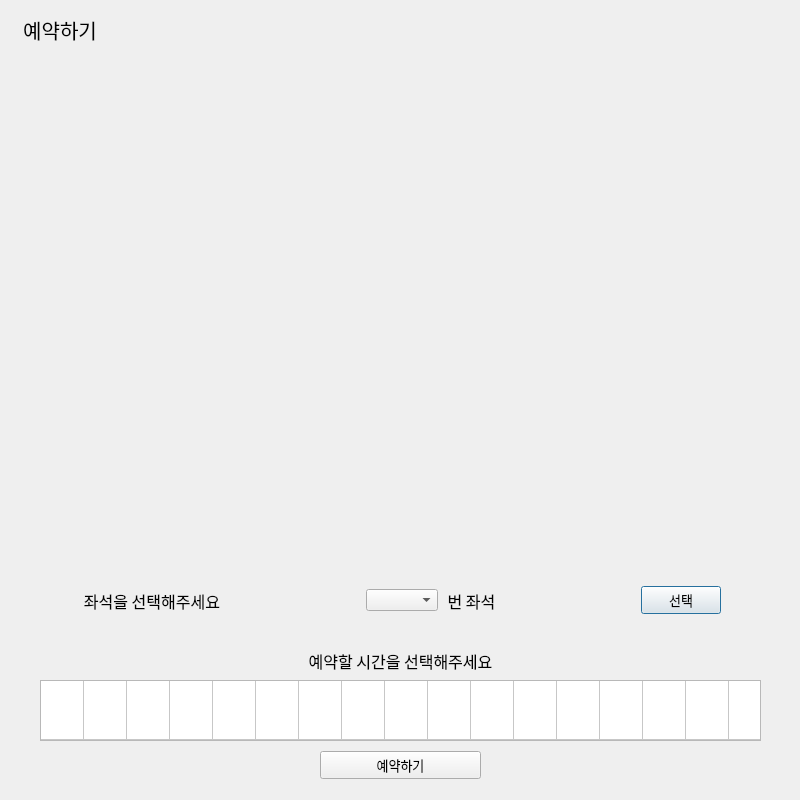
<?xml version="1.0" encoding="UTF-8"?>
<ui version="4.0">
 <class>window_31</class>
 <widget class="QDialog" name="window_31">
  <property name="geometry">
   <rect>
    <x>0</x>
    <y>0</y>
    <width>800</width>
    <height>800</height>
   </rect>
  </property>
  <property name="windowTitle">
   <string>Dialog</string>
  </property>
  <widget class="QTableWidget" name="tableWidget">
   <property name="geometry">
    <rect>
     <x>40</x>
     <y>680</y>
     <width>721</width>
     <height>61</height>
    </rect>
   </property>
   <property name="sizePolicy">
    <sizepolicy hsizetype="Fixed" vsizetype="Fixed">
     <horstretch>0</horstretch>
     <verstretch>0</verstretch>
    </sizepolicy>
   </property>
   <property name="font">
    <font>
     <weight>50</weight>
     <italic>false</italic>
     <bold>false</bold>
     <underline>false</underline>
     <strikeout>false</strikeout>
     <kerning>true</kerning>
    </font>
   </property>
   <property name="verticalScrollBarPolicy">
    <enum>Qt::ScrollBarAlwaysOff</enum>
   </property>
   <property name="horizontalScrollBarPolicy">
    <enum>Qt::ScrollBarAlwaysOff</enum>
   </property>
   <property name="dragDropOverwriteMode">
    <bool>true</bool>
   </property>
   <property name="selectionMode">
    <enum>QAbstractItemView::ContiguousSelection</enum>
   </property>
   <property name="selectionBehavior">
    <enum>QAbstractItemView::SelectItems</enum>
   </property>
   <property name="rowCount">
    <number>1</number>
   </property>
   <property name="columnCount">
    <number>24</number>
   </property>
   <attribute name="horizontalHeaderVisible">
    <bool>false</bool>
   </attribute>
   <attribute name="horizontalHeaderDefaultSectionSize">
    <number>43</number>
   </attribute>
   <attribute name="horizontalHeaderMinimumSectionSize">
    <number>0</number>
   </attribute>
   <attribute name="horizontalHeaderShowSortIndicator" stdset="0">
    <bool>false</bool>
   </attribute>
   <attribute name="horizontalHeaderStretchLastSection">
    <bool>false</bool>
   </attribute>
   <attribute name="verticalHeaderVisible">
    <bool>false</bool>
   </attribute>
   <attribute name="verticalHeaderStretchLastSection">
    <bool>true</bool>
   </attribute>
   <row/>
   <column/>
   <column/>
   <column/>
   <column/>
   <column/>
   <column/>
   <column/>
   <column/>
   <column/>
   <column/>
   <column/>
   <column/>
   <column/>
   <column/>
   <column/>
   <column/>
   <column/>
   <column/>
   <column/>
   <column/>
   <column/>
   <column/>
   <column/>
   <column/>
  </widget>
  <widget class="QWidget" name="horizontalLayoutWidget">
   <property name="geometry">
    <rect>
     <x>80</x>
     <y>570</y>
     <width>641</width>
     <height>61</height>
    </rect>
   </property>
   <layout class="QHBoxLayout" name="horizontalLayout_4">
    <item>
     <widget class="QLabel" name="label_4">
      <property name="font">
       <font>
        <family>HY견고딕</family>
        <pointsize>12</pointsize>
       </font>
      </property>
      <property name="text">
       <string> 좌석을 선택해주세요 </string>
      </property>
      <property name="alignment">
       <set>Qt::AlignCenter</set>
      </property>
     </widget>
    </item>
    <item>
     <spacer name="horizontalSpacer_5">
      <property name="orientation">
       <enum>Qt::Horizontal</enum>
      </property>
      <property name="sizeHint" stdset="0">
       <size>
        <width>30</width>
        <height>20</height>
       </size>
      </property>
     </spacer>
    </item>
    <item>
     <widget class="QComboBox" name="SeatComboBox"/>
    </item>
    <item>
     <widget class="QLabel" name="label_5">
      <property name="font">
       <font>
        <family>HY견고딕</family>
        <pointsize>12</pointsize>
       </font>
      </property>
      <property name="text">
       <string> 번 좌석 </string>
      </property>
      <property name="alignment">
       <set>Qt::AlignCenter</set>
      </property>
     </widget>
    </item>
    <item>
     <spacer name="horizontalSpacer_6">
      <property name="orientation">
       <enum>Qt::Horizontal</enum>
      </property>
      <property name="sizeHint" stdset="0">
       <size>
        <width>40</width>
        <height>20</height>
       </size>
      </property>
     </spacer>
    </item>
    <item>
     <widget class="QPushButton" name="SelectButton">
      <property name="font">
       <font>
        <family>HY견고딕</family>
        <pointsize>10</pointsize>
       </font>
      </property>
      <property name="text">
       <string>선택</string>
      </property>
     </widget>
    </item>
   </layout>
  </widget>
  <widget class="QLabel" name="ImageLabel_2">
   <property name="geometry">
    <rect>
     <x>125</x>
     <y>10</y>
     <width>550</width>
     <height>550</height>
    </rect>
   </property>
   <property name="text">
    <string/>
   </property>
   <property name="pixmap">
    <pixmap resource="img.qrc">:/new/prefix1/map.jpg</pixmap>
   </property>
   <property name="scaledContents">
    <bool>true</bool>
   </property>
  </widget>
  <widget class="QLabel" name="SelectText">
   <property name="geometry">
    <rect>
     <x>0</x>
     <y>640</y>
     <width>801</width>
     <height>41</height>
    </rect>
   </property>
   <property name="font">
    <font>
     <family>HY견고딕</family>
     <pointsize>12</pointsize>
    </font>
   </property>
   <property name="text">
    <string>예약할 시간을 선택해주세요</string>
   </property>
   <property name="alignment">
    <set>Qt::AlignCenter</set>
   </property>
  </widget>
  <widget class="QLabel" name="ResultText">
   <property name="geometry">
    <rect>
     <x>540</x>
     <y>750</y>
     <width>221</width>
     <height>41</height>
    </rect>
   </property>
   <property name="font">
    <font>
     <family>HY견고딕</family>
     <pointsize>12</pointsize>
    </font>
   </property>
   <property name="text">
    <string/>
   </property>
   <property name="alignment">
    <set>Qt::AlignRight|Qt::AlignTrailing|Qt::AlignVCenter</set>
   </property>
  </widget>
  <widget class="QLabel" name="SelectText_2">
   <property name="geometry">
    <rect>
     <x>0</x>
     <y>10</y>
     <width>120</width>
     <height>40</height>
    </rect>
   </property>
   <property name="font">
    <font>
     <family>HY견고딕</family>
     <pointsize>15</pointsize>
    </font>
   </property>
   <property name="text">
    <string>예약하기</string>
   </property>
   <property name="alignment">
    <set>Qt::AlignCenter</set>
   </property>
  </widget>
  <widget class="QWidget" name="layoutWidget">
   <property name="geometry">
    <rect>
     <x>80</x>
     <y>740</y>
     <width>641</width>
     <height>51</height>
    </rect>
   </property>
   <layout class="QHBoxLayout" name="horizontalLayout_2">
    <item>
     <spacer name="horizontalSpacer">
      <property name="orientation">
       <enum>Qt::Horizontal</enum>
      </property>
      <property name="sizeType">
       <enum>QSizePolicy::Fixed</enum>
      </property>
      <property name="sizeHint" stdset="0">
       <size>
        <width>240</width>
        <height>20</height>
       </size>
      </property>
     </spacer>
    </item>
    <item>
     <widget class="QPushButton" name="ConfirmButton">
      <property name="font">
       <font>
        <family>HY견고딕</family>
        <pointsize>10</pointsize>
       </font>
      </property>
      <property name="text">
       <string>예약하기</string>
      </property>
     </widget>
    </item>
    <item>
     <spacer name="horizontalSpacer_4">
      <property name="orientation">
       <enum>Qt::Horizontal</enum>
      </property>
      <property name="sizeType">
       <enum>QSizePolicy::Fixed</enum>
      </property>
      <property name="sizeHint" stdset="0">
       <size>
        <width>240</width>
        <height>20</height>
       </size>
      </property>
     </spacer>
    </item>
   </layout>
  </widget>
 </widget>
 <resources>
  <include location="img.qrc"/>
 </resources>
 <connections/>
</ui>
